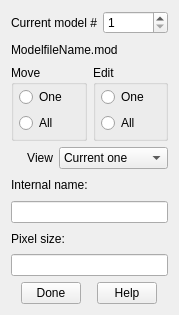
<ui version="4.0" >
 <class>imodvModeledForm</class>
 <widget class="QWidget" name="imodvModeledForm" >
  <property name="geometry" >
   <rect>
    <x>0</x>
    <y>0</y>
    <width>179</width>
    <height>315</height>
   </rect>
  </property>
  <property name="focusPolicy" >
   <enum>Qt::StrongFocus</enum>
  </property>
  <property name="windowTitle" >
   <string>3dmodv Model Edit</string>
  </property>
  <layout class="QVBoxLayout" name="verticalLayout_3" >
   <item>
    <layout class="QHBoxLayout" >
     <property name="spacing" >
      <number>6</number>
     </property>
     <property name="margin" >
      <number>0</number>
     </property>
     <item>
      <widget class="QLabel" name="TextLabel1" >
       <property name="text" >
        <string>Current model #</string>
       </property>
       <property name="alignment" >
        <set>Qt::AlignRight|Qt::AlignTrailing|Qt::AlignVCenter</set>
       </property>
       <property name="wordWrap" >
        <bool>false</bool>
       </property>
      </widget>
     </item>
     <item>
      <widget class="QSpinBox" name="currentSpinBox" >
       <property name="focusPolicy" >
        <enum>Qt::ClickFocus</enum>
       </property>
       <property name="toolTip" >
        <string>Select the current model to be displayed</string>
       </property>
       <property name="keyboardTracking" >
        <bool>false</bool>
       </property>
       <property name="minimum" >
        <number>1</number>
       </property>
      </widget>
     </item>
    </layout>
   </item>
   <item>
    <widget class="QLabel" name="filenameLabel" >
     <property name="text" >
      <string>ModelfileName.mod</string>
     </property>
     <property name="wordWrap" >
      <bool>false</bool>
     </property>
    </widget>
   </item>
   <item>
    <layout class="QHBoxLayout" name="horizontalLayout" >
     <item>
      <widget class="QGroupBox" name="groupBox" >
       <property name="title" >
        <string>Move</string>
       </property>
       <layout class="QVBoxLayout" name="verticalLayout" >
        <property name="leftMargin" >
         <number>5</number>
        </property>
        <property name="topMargin" >
         <number>2</number>
        </property>
        <property name="rightMargin" >
         <number>5</number>
        </property>
        <property name="bottomMargin" >
         <number>5</number>
        </property>
        <item>
         <widget class="QRadioButton" name="moveOneRadio" >
          <property name="focusPolicy" >
           <enum>Qt::NoFocus</enum>
          </property>
          <property name="toolTip" >
           <string>Move only the current model</string>
          </property>
          <property name="text" >
           <string>One</string>
          </property>
         </widget>
        </item>
        <item>
         <widget class="QRadioButton" name="moveAllRadio" >
          <property name="focusPolicy" >
           <enum>Qt::NoFocus</enum>
          </property>
          <property name="toolTip" >
           <string>Move all models together</string>
          </property>
          <property name="text" >
           <string>All</string>
          </property>
         </widget>
        </item>
       </layout>
      </widget>
     </item>
     <item>
      <widget class="QGroupBox" name="groupBox_2" >
       <property name="title" >
        <string>Edit</string>
       </property>
       <layout class="QVBoxLayout" name="verticalLayout_2" >
        <property name="leftMargin" >
         <number>5</number>
        </property>
        <property name="topMargin" >
         <number>2</number>
        </property>
        <property name="rightMargin" >
         <number>5</number>
        </property>
        <property name="bottomMargin" >
         <number>5</number>
        </property>
        <item>
         <widget class="QRadioButton" name="editOneRadio" >
          <property name="focusPolicy" >
           <enum>Qt::NoFocus</enum>
          </property>
          <property name="toolTip" >
           <string>Edit properties only of current model</string>
          </property>
          <property name="text" >
           <string>One</string>
          </property>
         </widget>
        </item>
        <item>
         <widget class="QRadioButton" name="editAllRadio" >
          <property name="focusPolicy" >
           <enum>Qt::NoFocus</enum>
          </property>
          <property name="toolTip" >
           <string>Edit properties of all models together</string>
          </property>
          <property name="text" >
           <string>All</string>
          </property>
         </widget>
        </item>
       </layout>
      </widget>
     </item>
    </layout>
   </item>
   <item>
    <layout class="QHBoxLayout" >
     <property name="spacing" >
      <number>6</number>
     </property>
     <property name="margin" >
      <number>0</number>
     </property>
     <item>
      <widget class="QLabel" name="TextLabel5" >
       <property name="text" >
        <string>View</string>
       </property>
       <property name="alignment" >
        <set>Qt::AlignRight|Qt::AlignTrailing|Qt::AlignVCenter</set>
       </property>
       <property name="wordWrap" >
        <bool>false</bool>
       </property>
      </widget>
     </item>
     <item>
      <widget class="QComboBox" name="viewComboBox" >
       <property name="focusPolicy" >
        <enum>Qt::NoFocus</enum>
       </property>
       <property name="toolTip" >
        <string>Select which models to view with the current one, if any</string>
       </property>
       <item>
        <property name="text" >
         <string>Current one</string>
        </property>
       </item>
       <item>
        <property name="text" >
         <string>Current &amp; last</string>
        </property>
       </item>
       <item>
        <property name="text" >
         <string>Current &amp; next</string>
        </property>
       </item>
       <item>
        <property name="text" >
         <string>All models</string>
        </property>
       </item>
      </widget>
     </item>
    </layout>
   </item>
   <item>
    <widget class="QLabel" name="TextLabel3" >
     <property name="text" >
      <string>Internal name:</string>
     </property>
     <property name="alignment" >
      <set>Qt::AlignLeading|Qt::AlignLeft|Qt::AlignVCenter</set>
     </property>
     <property name="wordWrap" >
      <bool>false</bool>
     </property>
    </widget>
   </item>
   <item>
    <widget class="QLineEdit" name="internalNameEdit" >
     <property name="focusPolicy" >
      <enum>Qt::ClickFocus</enum>
     </property>
     <property name="toolTip" >
      <string>Enter an internally stored name for this model</string>
     </property>
    </widget>
   </item>
   <item>
    <widget class="QLabel" name="TextLabel4" >
     <property name="text" >
      <string>Pixel size:</string>
     </property>
     <property name="alignment" >
      <set>Qt::AlignLeading|Qt::AlignLeft|Qt::AlignVCenter</set>
     </property>
     <property name="wordWrap" >
      <bool>false</bool>
     </property>
    </widget>
   </item>
   <item>
    <widget class="QLineEdit" name="pixelSizeEdit" >
     <property name="focusPolicy" >
      <enum>Qt::ClickFocus</enum>
     </property>
     <property name="toolTip" >
      <string>Set the pixel size of the model (add units of pixels, A, nm, um, mm, m, or km)</string>
     </property>
    </widget>
   </item>
   <item>
    <layout class="QHBoxLayout" >
     <property name="spacing" >
      <number>6</number>
     </property>
     <property name="margin" >
      <number>0</number>
     </property>
     <item>
      <widget class="QPushButton" name="doneButton" >
       <property name="sizePolicy" >
        <sizepolicy vsizetype="Fixed" hsizetype="Fixed" >
         <horstretch>0</horstretch>
         <verstretch>0</verstretch>
        </sizepolicy>
       </property>
       <property name="maximumSize" >
        <size>
         <width>60</width>
         <height>32767</height>
        </size>
       </property>
       <property name="focusPolicy" >
        <enum>Qt::NoFocus</enum>
       </property>
       <property name="toolTip" >
        <string>Close dialog box</string>
       </property>
       <property name="text" >
        <string>Done</string>
       </property>
      </widget>
     </item>
     <item>
      <widget class="QPushButton" name="helpButton" >
       <property name="sizePolicy" >
        <sizepolicy vsizetype="Fixed" hsizetype="Fixed" >
         <horstretch>0</horstretch>
         <verstretch>0</verstretch>
        </sizepolicy>
       </property>
       <property name="maximumSize" >
        <size>
         <width>60</width>
         <height>32767</height>
        </size>
       </property>
       <property name="focusPolicy" >
        <enum>Qt::NoFocus</enum>
       </property>
       <property name="toolTip" >
        <string>Open help window</string>
       </property>
       <property name="text" >
        <string>Help</string>
       </property>
      </widget>
     </item>
    </layout>
   </item>
  </layout>
 </widget>
 <layoutdefault spacing="6" margin="11" />
 <resources/>
 <connections>
  <connection>
   <sender>viewComboBox</sender>
   <signal>activated(int)</signal>
   <receiver>imodvModeledForm</receiver>
   <slot>viewSelected(int)</slot>
   <hints>
    <hint type="sourcelabel" >
     <x>20</x>
     <y>20</y>
    </hint>
    <hint type="destinationlabel" >
     <x>20</x>
     <y>20</y>
    </hint>
   </hints>
  </connection>
  <connection>
   <sender>currentSpinBox</sender>
   <signal>valueChanged(int)</signal>
   <receiver>imodvModeledForm</receiver>
   <slot>modelChanged(int)</slot>
   <hints>
    <hint type="sourcelabel" >
     <x>20</x>
     <y>20</y>
    </hint>
    <hint type="destinationlabel" >
     <x>20</x>
     <y>20</y>
    </hint>
   </hints>
  </connection>
  <connection>
   <sender>currentSpinBox</sender>
   <signal>valueChanged(int)</signal>
   <receiver>imodvModeledForm</receiver>
   <slot>setFocus()</slot>
   <hints>
    <hint type="sourcelabel" >
     <x>20</x>
     <y>20</y>
    </hint>
    <hint type="destinationlabel" >
     <x>20</x>
     <y>20</y>
    </hint>
   </hints>
  </connection>
  <connection>
   <sender>internalNameEdit</sender>
   <signal>returnPressed()</signal>
   <receiver>imodvModeledForm</receiver>
   <slot>setFocus()</slot>
   <hints>
    <hint type="sourcelabel" >
     <x>20</x>
     <y>20</y>
    </hint>
    <hint type="destinationlabel" >
     <x>20</x>
     <y>20</y>
    </hint>
   </hints>
  </connection>
  <connection>
   <sender>internalNameEdit</sender>
   <signal>textChanged(QString)</signal>
   <receiver>imodvModeledForm</receiver>
   <slot>nameChanged(QString)</slot>
   <hints>
    <hint type="sourcelabel" >
     <x>20</x>
     <y>20</y>
    </hint>
    <hint type="destinationlabel" >
     <x>20</x>
     <y>20</y>
    </hint>
   </hints>
  </connection>
  <connection>
   <sender>pixelSizeEdit</sender>
   <signal>returnPressed()</signal>
   <receiver>imodvModeledForm</receiver>
   <slot>setFocus()</slot>
   <hints>
    <hint type="sourcelabel" >
     <x>20</x>
     <y>20</y>
    </hint>
    <hint type="destinationlabel" >
     <x>20</x>
     <y>20</y>
    </hint>
   </hints>
  </connection>
  <connection>
   <sender>pixelSizeEdit</sender>
   <signal>returnPressed()</signal>
   <receiver>imodvModeledForm</receiver>
   <slot>newPixelSize()</slot>
   <hints>
    <hint type="sourcelabel" >
     <x>20</x>
     <y>20</y>
    </hint>
    <hint type="destinationlabel" >
     <x>20</x>
     <y>20</y>
    </hint>
   </hints>
  </connection>
  <connection>
   <sender>doneButton</sender>
   <signal>clicked()</signal>
   <receiver>imodvModeledForm</receiver>
   <slot>donePressed()</slot>
   <hints>
    <hint type="sourcelabel" >
     <x>20</x>
     <y>20</y>
    </hint>
    <hint type="destinationlabel" >
     <x>20</x>
     <y>20</y>
    </hint>
   </hints>
  </connection>
  <connection>
   <sender>helpButton</sender>
   <signal>clicked()</signal>
   <receiver>imodvModeledForm</receiver>
   <slot>helpPressed()</slot>
   <hints>
    <hint type="sourcelabel" >
     <x>20</x>
     <y>20</y>
    </hint>
    <hint type="destinationlabel" >
     <x>20</x>
     <y>20</y>
    </hint>
   </hints>
  </connection>
 </connections>
</ui>
